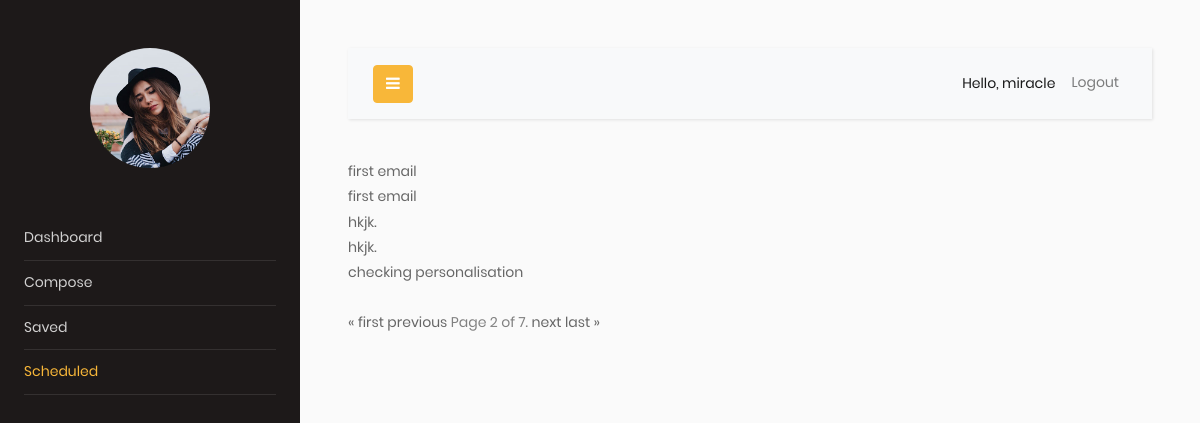
The app's page /scheduled/?page=2 (signed in) with its own data.
### emailscheduler/models.py (models this page shows)
class Compose(models.Model):
    user = models.ForeignKey(User, on_delete=models.CASCADE, related_name="emaillist", null=True)
    To = models.EmailField()
    cc = models.EmailField(blank=True, null=True)
    bcc = models.EmailField(blank=True, null=True)
    subject = models.CharField(max_length=200, blank=True, null=True)
    body = RichTextField(blank=True, null=True)
    date_time = models.DateTimeField(blank=True, null=True)
    draft = models.BooleanField(default=True)
    def __str__(self):
        return self.subject

### emailscheduler/views.py (the view)
# urls.py: path("scheduled/", views.scheduled, name="scheduled"),
def scheduled(request):
    emaillist= Compose.objects.filter(draft=False, user=request.user).order_by('-date_time')
    paginator=Paginator(emaillist,5)
    page_number = request.GET.get('page')
    page_obj = paginator.get_page(page_number)
    print(emaillist)
    return render(request, 'scheduled.html',{"emaillist":emaillist,'page_obj': page_obj})

### templates/scheduled.html (shortened to what this page needs)
<!DOCTYPE html>
<html lang="en">
<head>
    {% extends 'base.html' %}
{% block content %}
{% for email in page_obj %}
    <li>
<a href="{% url 'showscheduled' email.id %}">
    {{ email }}</a><br/>
    </li>
{% endfor %}<br/>
    <div class="pagination">
    <span class="step-links">
        {% if page_obj.has_previous %}
            <a href="?page=1">&laquo; first</a>
            <a href="?page={{ page_obj.previous_page_number }}">previous</a>
        {% endif %}
        <span class="current">
            Page {{ page_obj.number }} of {{ page_obj.paginator.num_pages }}.
        </span>
        {% if page_obj.has_next %}
            <a href="?page={{ page_obj.next_page_number }}">next</a>
            <a href="?page={{ page_obj.paginator.num_pages }}">last &raquo;</a>
    {% endif %}
    </span>
</div>
{% endblock content %}

### templates/base.html (shortened to what this page needs)
<!DOCTYPE html>
<html lang="en">
<head>
      {% load static %}
      {% load bootstrap5 %}
		<link rel="stylesheet" href="https://stackpath.bootstrapcdn.com/font-awesome/4.7.0/css/font-awesome.min.css">
		<link rel="stylesheet" href="{%  static 'css/style.css' %}">
        <link rel="stylesheet" href="{% static 'css/main.css' %}">
</head>
<body>
		<div class="wrapper d-flex align-items-stretch">
			<nav id="sidebar">
				<div class="p-4 pt-5">
                    <a href="#" class="img logo rounded-circle mb-5" style="background-image: url({% static 'images/logo.jpg' %})"></a>
	        <ul class="list-unstyled components mb-5" id="menulist">
	          <li class="drop active" id="/">
                  <a href="{% url "home" %}">Dashboard</a>
	          </li>
	          <li class="drop" id="/compose/">
	              <a href="{% url "compose" %}">Compose</a>
	          </li>
	          <li class="drop" id="/saved/">
              <a href="{% url "saved" %}">Saved</a>
	          </li>
	          <li class="drop" id="/scheduled/">
              <a href="{% url 'scheduled' %}">Scheduled</a>
	          </li>
	        </ul>
                </div>
            </nav>
        <div id="content" class="p-4 p-md-5">
        <nav class="navbar navbar-expand-lg navbar-light bg-light">
          <div class="container-fluid">
            <button type="button" id="sidebarCollapse" class="btn btn-primary">
              <i class="fa fa-bars"></i>
            </button>
            <div class="collapse navbar-collapse" id="navbarSupportedContent">
              <ul class="nav navbar-nav ml-auto">
                <li class="nav-item active">
                    <span class="nav-link">Hello, {{ request.user }}</span>
                </li>
                <li class="nav-item">
                    <a class="nav-link" href="{% url 'signout' %}"> Logout</a>
                </li>
              </ul>
            </div>
          </div>
        </nav>
            {% block content %}{% endblock %}
            </div>
        </div>
  </body>
</html>

### static/css/main.css (style rules this page uses)
* { margin: 0px; padding: 0px; box-sizing: border-box; }
body, html { height: 100%; font-family: Poppins-Regular, sans-serif; }
a { font-family: Poppins-Regular; font-size: 14px; line-height: 1.7; color: #666666; margin: 0px; transition: all 0.4s; -webkit-transition: all 0.4s; -o-transition: all 0.4s; -moz-transition: all 0.4s; }
ul, li { margin: 0px; list-style-type: none; }
button { outline: none !important; border: none; background: transparent; }

### records on screen
Compose: subject "first email"
Compose: subject "first email"
Compose: subject "hkjk."
Compose: subject "hkjk."
Compose: subject "checking personalisation"

### other values on screen
{{ request.user }} "miracle"
{{ page_obj.number }} "2"
{{ page_obj.paginator.num_pages }} "7"
